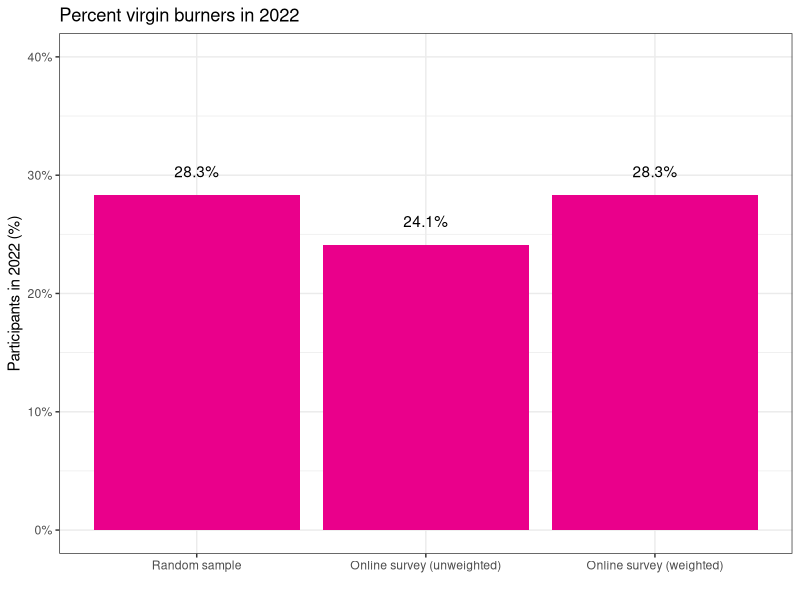

Write R code to recreate this figure.
## ---- chunk 1
library(kableExtra)
responseTable <- matrix(cbind(c("11,919", "11,676", "9,585", "7,137", 
                                "9,168", "8,745", "7,737", "8,382"),
                              c("68,000", "68,000", "70,000", "70,000", 
                                "70,000", "70,000", "80,000", "87,000"),
                              c("17%", "18%", "14%", "11%", "13%", "12%",
                              "10%", "10%")), ncol = 3)
rownames(responseTable) <- c(2013:2019, 2022)
responseTable |>
  kbl(col.names = c("Survey responses (n)", "BRC Population", "Response rate"),
      row.names = TRUE) |>
  kable_paper("striped", full_width = F) |>
  kable_styling() |>
  column_spec(column = 1:1, width_min = "9.5em")

## ---- chunk 2
library(ggplot2)
library(scales)
plotDat <- data.frame(est = c(0.283, 0.241, 0.283),
                      label = c("28.3%", "24.1%", "28.3%"),
                      type = factor(c("Random sample", 
                                      "Online survey (unweighted)",
                                      "Online survey (weighted)"),
                                    levels = c("Random sample", 
                                      "Online survey (unweighted)",
                                      "Online survey (weighted)")))
ggplot(plotDat, aes(x = type, y = est)) +
  geom_bar(stat = "identity", fill = "#EA008B") +
  geom_text(aes(label = label), vjust = -1.5, colour = "black") +
  scale_y_continuous(labels = percent, limits = c(0, 0.4)) +
  theme_bw() +
  labs(x = "", y = "Participants in 2022 (%)",
       title = "Percent virgin burners in 2022")
